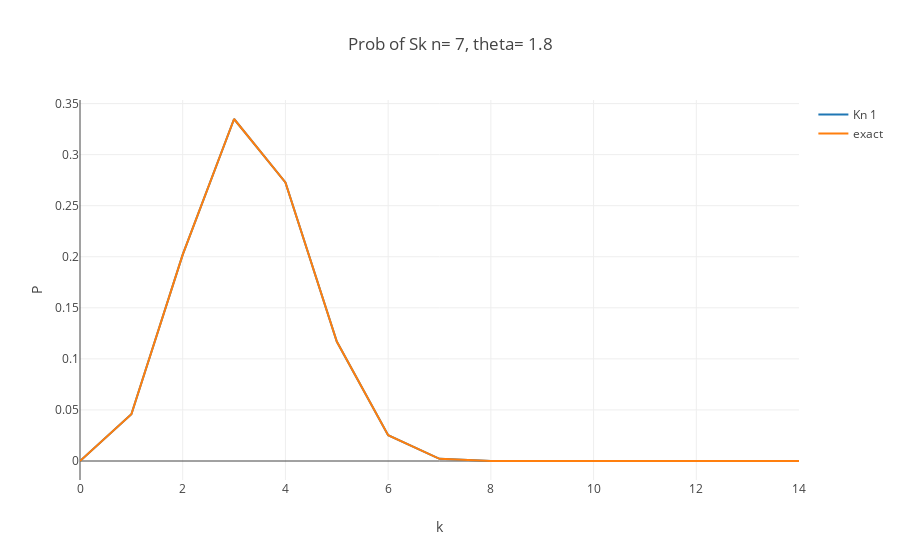

The notebook cell saved with this chart:
### Code cell
Nsamp= 7
Theta= 1.8

X_range= [0,15]
X_plot= list(range(X_range[0],X_range[1]))

##
fig_k= []

##
Tk= []

for k in X_plot:
    pi= 1
    held= []
    
    um= rec_KN(k,Nsamp,pi,Theta= Theta,held= held, init= 1) #
    um= sum(um)
    
    Tk.append(um)
    
trace1= go.Scatter(
    x= X_plot,
    y= Tk,
    mode= 'lines',
    name= 'Kn 1'
)

fig_k.append(trace1)

###
###

Tk= [Kn_exact(k,Nsamp,Theta) for k in X_plot]

trace1= go.Scatter(
    x= X_plot,
    y= Tk,
    mode= 'lines',
    name= 'exact'
)

fig_k.append(trace1)


layout= go.Layout(
    title= 'Prob of Sk n= {}, theta= {}'.format(Nsamp,Theta),
    yaxis= dict(title= 'P'), #,range= [0,1]),
    xaxis= dict(title= 'k')
)


Fig= go.Figure(data= fig_k, layout= layout)
iplot(Fig)

### Figure 1 — Plotly figure (JSON) as saved in the notebook; plotly's stock layout.template omitted (floating-point values rounded to 4 significant figures)
{"data": [{"mode": "lines", "name": "Kn 1", "type": "scatter", "uid": "aecd26b9-c532-4204-b614-96c670a6fd63", "x": [0, 1, 2, 3, 4, 5, 6, 7, 8, 9, 10, 11, 12, 13, 14], "y": [0, 0.04583, 0.2021, 0.3349, 0.2728, 0.1169, 0.02526, 0.002165, 0, 0, 0, 0, 0, 0, 0]}, {"mode": "lines", "name": "exact", "type": "scatter", "uid": "db2d8335-63eb-4b3a-8f7f-a1dc83c4cbe8", "x": [0, 1, 2, 3, 4, 5, 6, 7, 8, 9, 10, 11, 12, 13, 14], "y": [0, 0.04583, 0.2021, 0.3349, 0.2728, 0.1169, 0.02526, 0.002165, 0, 0, 0, 0, 0, 0, 0]}], "layout": {"title": {"text": "Prob of Sk n= 7, theta= 1.8"}, "xaxis": {"title": {"text": "k"}}, "yaxis": {"title": {"text": "P"}}}}
